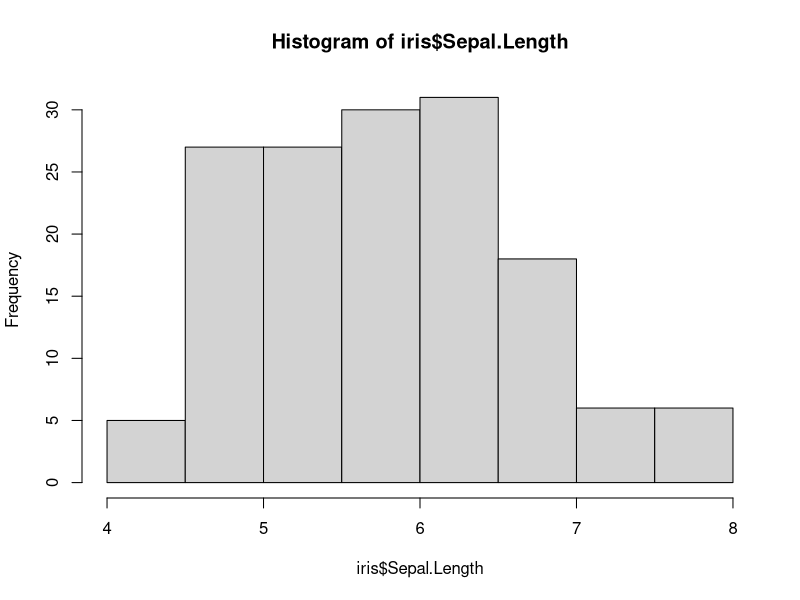
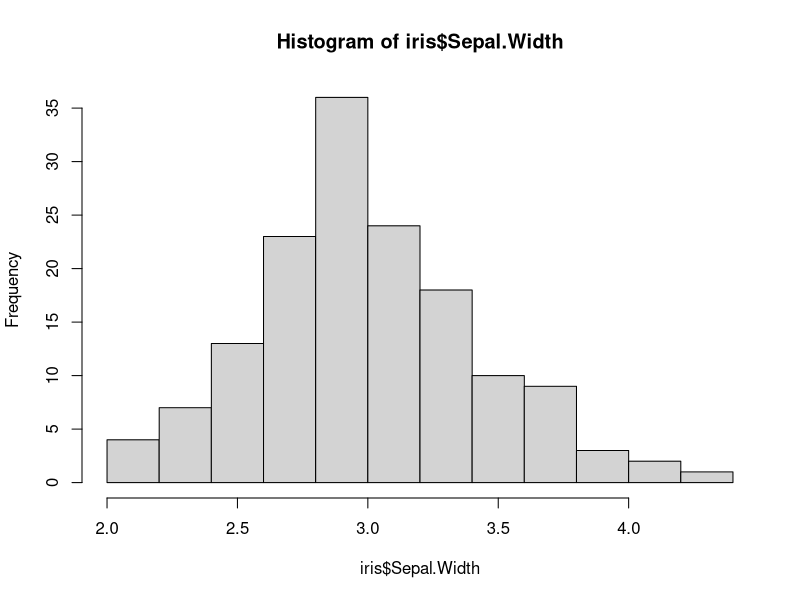
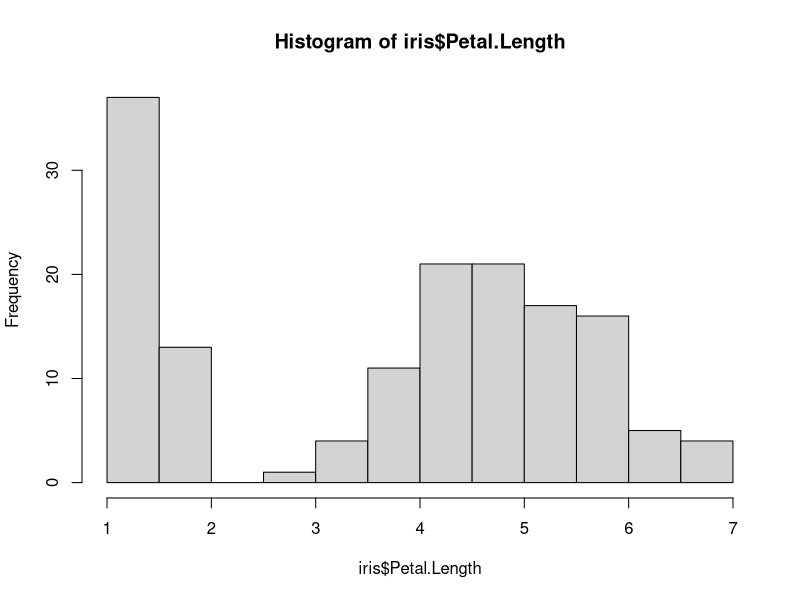
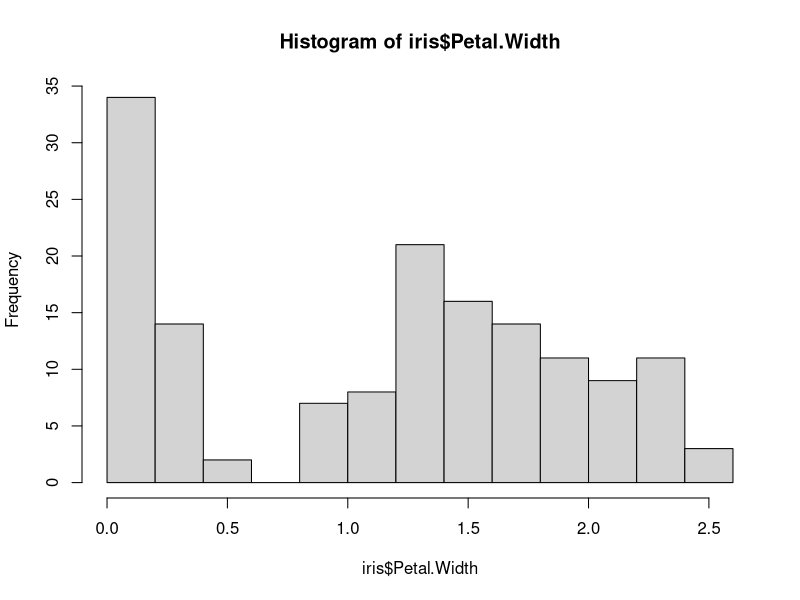
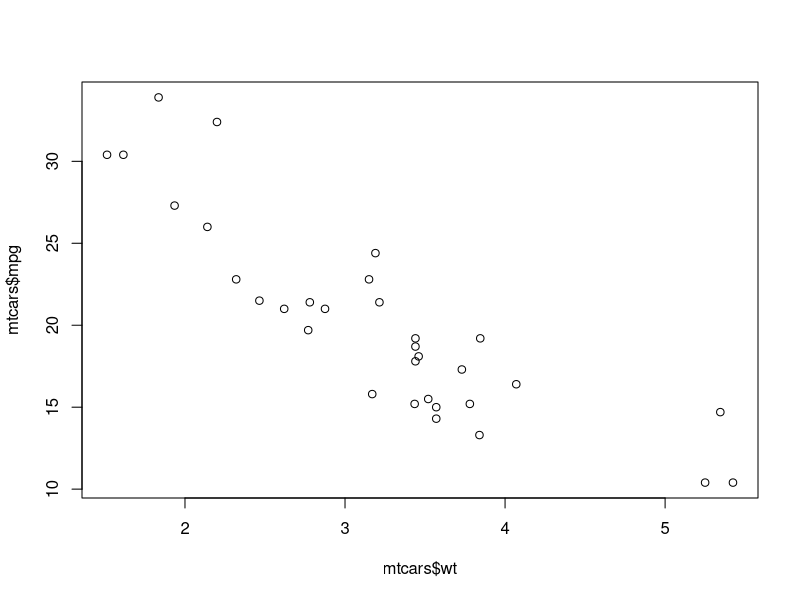
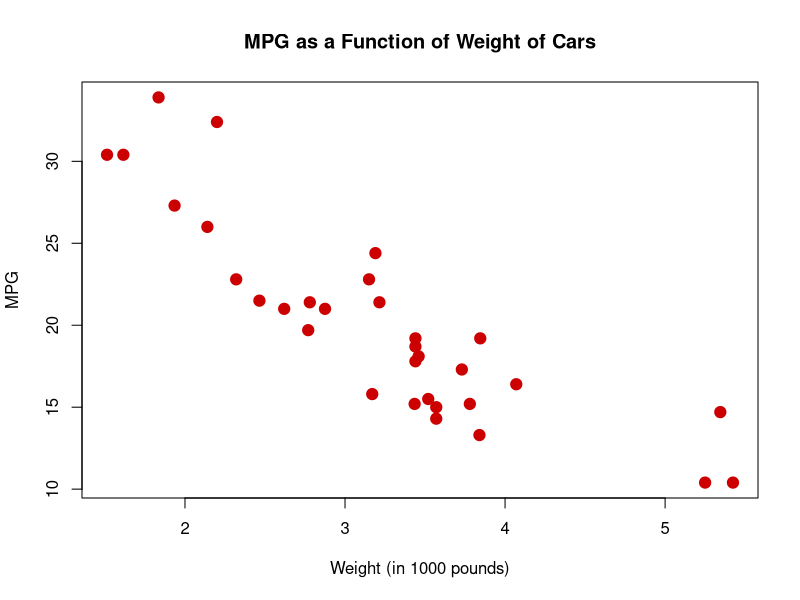

Generate these figures, in order, with R:
## ---- chunk 1
knitr::opts_chunk$set(echo = TRUE)
## ---- chunk 2
library(datasets) 
head(iris)
## ---- chunk 3
summary(iris)   
## ---- chunk 4
summary(iris$Species) 
## ---- chunk 5
summary(iris$Sepal.Length)
## ---- chunk 6
summary(iris$Petal.Length)
## ---- chunk 7
hist(iris$Sepal.Length)
## ---- chunk 8
hist(iris$Sepal.Width)
## ---- chunk 9
hist(iris$Petal.Length)
## ---- chunk 10
hist(iris$Petal.Width)
## ---- chunk 11
plot(mtcars$wt, mtcars$mpg)
## ---- chunk 12
plot(mtcars$wt, mtcars$mpg,
     
     pch = 19,         # Solid circle
     
     cex = 1.5,        # Make 150% size
     
     col = "#cc0000",  # Red
     
     main = "MPG as a Function of Weight of Cars",
     
     xlab = "Weight (in 1000 pounds)",
     
     ylab = "MPG")
